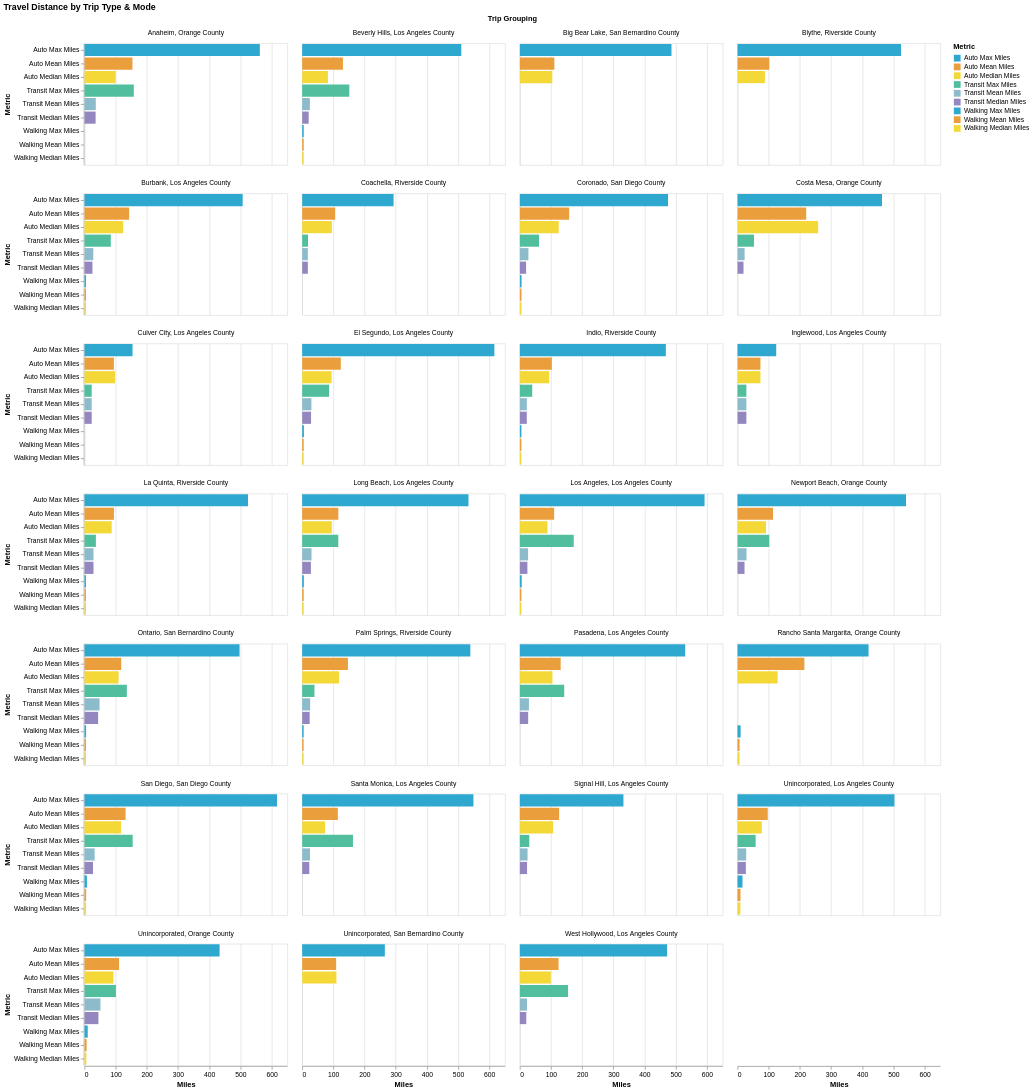

The notebook cell saved with this chart:
### Code cell
alt.Chart(summary_long_all_miles).mark_bar().encode(
    x="Miles:Q",
    y="Metric:O",
    color=alt.Color("Metric:N", scale=alt.Scale(range=cp.CALITP_CATEGORY_BRIGHT_COLORS)),
    # row="Trip Grouping:O",
    facet=alt.Facet('Trip Grouping:O').columns(4),
).properties(title="Travel Distance by Trip Type & Mode")

### Figure 1 — Vega-Lite specification as saved in the notebook (floating-point values rounded to 4 significant figures; data arrays with more than 128 entries replaced by an {"elided": "..."} marker saying what was removed)
{"config": {"view": {"continuousWidth": 300, "continuousHeight": 300}}, "data": {"name": "data-278e375fc7bab601be344d225b83d70e"}, "mark": {"type": "bar"}, "encoding": {"color": {"field": "Metric", "scale": {"range": ["#2EA8CE", "#EB9F3C", "#F4D837", "#51BF9D", "#8CBCCB", "#9487C0"]}, "type": "nominal"}, "facet": {"columns": 4, "field": "Trip Grouping", "type": "ordinal"}, "x": {"field": "Miles", "type": "quantitative"}, "y": {"field": "Metric", "type": "ordinal"}}, "title": "Travel Distance by Trip Type & Mode", "$schema": "https://vega.github.io/schema/vega-lite/v5.20.1.json", "datasets": {"data-278e375fc7bab601be344d225b83d70e": {"elided": "252 records"}}}
